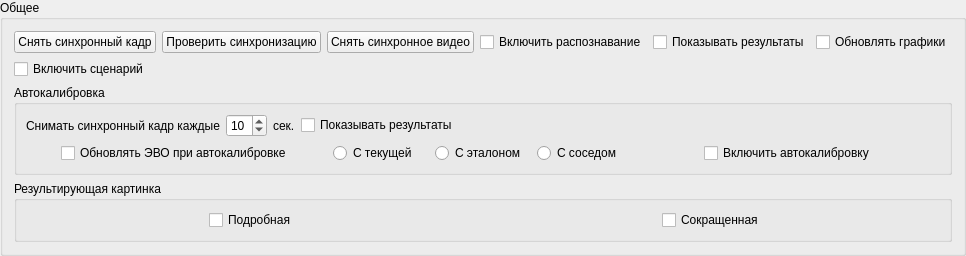
    <widget class="QGroupBox" name="groupBox_5">
     <property name="title">
      <string>Общее</string>
     </property>
     <layout class="QGridLayout" name="gridLayout_20">
      <item row="1" column="3" colspan="2">
       <widget class="QCheckBox" name="turnOnRecogAllCamerasCheckBox">
        <property name="text">
         <string>Включить распознавание</string>
        </property>
       </widget>
      </item>
      <item row="1" column="1">
       <widget class="QPushButton" name="checkSyncPushButton">
        <property name="text">
         <string>Проверить синхронизацию</string>
        </property>
       </widget>
      </item>
      <item row="3" column="0" colspan="7">
       <widget class="QGroupBox" name="groupBox_6">
        <property name="title">
         <string>Автокалибровка</string>
        </property>
        <layout class="QGridLayout" name="gridLayout">
         <item row="1" column="0" colspan="3">
          <layout class="QHBoxLayout" name="horizontalLayout_16">
           <item alignment="Qt::AlignHCenter">
            <widget class="QCheckBox" name="updateEVOAutoCalibrateCheckBox">
             <property name="text">
              <string>Обновлять ЭВО при автокалибровке</string>
             </property>
            </widget>
           </item>
           <item>
            <layout class="QHBoxLayout" name="horizontalLayout_17">
             <item>
              <widget class="QRadioButton" name="compareCurrentRadioButton">
               <property name="text">
                <string>С текущей</string>
               </property>
              </widget>
             </item>
             <item>
              <widget class="QRadioButton" name="compareReferenceRadioButton">
               <property name="text">
                <string>С эталоном</string>
               </property>
              </widget>
             </item>
             <item>
              <widget class="QRadioButton" name="compareNeibRadioButton">
               <property name="text">
                <string>С соседом</string>
               </property>
              </widget>
             </item>
            </layout>
           </item>
           <item alignment="Qt::AlignHCenter|Qt::AlignVCenter">
            <widget class="QCheckBox" name="turnOnSyncFrameEveryCheckBox">
             <property name="sizePolicy">
              <sizepolicy hsizetype="Fixed" vsizetype="Fixed">
               <horstretch>0</horstretch>
               <verstretch>0</verstretch>
              </sizepolicy>
             </property>
             <property name="text">
              <string>Включить автокалибровку</string>
             </property>
            </widget>
           </item>
          </layout>
         </item>
         <item row="0" column="0">
          <layout class="QHBoxLayout" name="horizontalLayout_15">
           <item>
            <widget class="QLabel" name="label_51">
             <property name="sizePolicy">
              <sizepolicy hsizetype="Fixed" vsizetype="Preferred">
               <horstretch>0</horstretch>
               <verstretch>0</verstretch>
              </sizepolicy>
             </property>
             <property name="text">
              <string>Снимать синхронный кадр каждые</string>
             </property>
            </widget>
           </item>
           <item>
            <widget class="QSpinBox" name="syncFrameEverySpinBox">
             <property name="sizePolicy">
              <sizepolicy hsizetype="Fixed" vsizetype="Fixed">
               <horstretch>0</horstretch>
               <verstretch>0</verstretch>
              </sizepolicy>
             </property>
             <property name="value">
              <number>10</number>
             </property>
            </widget>
           </item>
           <item>
            <widget class="QLabel" name="label_59">
             <property name="sizePolicy">
              <sizepolicy hsizetype="Fixed" vsizetype="Preferred">
               <horstretch>0</horstretch>
               <verstretch>0</verstretch>
              </sizepolicy>
             </property>
             <property name="text">
              <string>сек.</string>
             </property>
            </widget>
           </item>
          </layout>
         </item>
         <item row="0" column="2">
          <spacer name="horizontalSpacer">
           <property name="orientation">
            <enum>Qt::Horizontal</enum>
           </property>
           <property name="sizeHint" stdset="0">
            <size>
             <width>40</width>
             <height>20</height>
            </size>
           </property>
          </spacer>
         </item>
         <item row="0" column="1">
          <widget class="QCheckBox" name="showAutoCalibrateCheckBox">
           <property name="text">
            <string>Показывать результаты</string>
           </property>
          </widget>
         </item>
        </layout>
       </widget>
      </item>
      <item row="1" column="5">
       <widget class="QCheckBox" name="showResultsCheckBox">
        <property name="text">
         <string>Показывать результаты</string>
        </property>
       </widget>
      </item>
      <item row="1" column="2">
       <widget class="QPushButton" name="checkSynchroPushButton">
        <property name="text">
         <string>Снять синхронное видео</string>
        </property>
       </widget>
      </item>
      <item row="4" column="0" colspan="7">
       <widget class="QGroupBox" name="groupBox_4">
        <property name="title">
         <string>Результирующая картинка</string>
        </property>
        <layout class="QGridLayout" name="gridLayout_19">
         <item row="0" column="1" alignment="Qt::AlignHCenter">
          <widget class="QCheckBox" name="shortPictureCheckBox">
           <property name="text">
            <string>Сокращенная</string>
           </property>
          </widget>
         </item>
         <item row="0" column="0" alignment="Qt::AlignHCenter">
          <widget class="QCheckBox" name="fullPictureCheckBox">
           <property name="text">
            <string>Подробная</string>
           </property>
          </widget>
         </item>
        </layout>
       </widget>
      </item>
      <item row="1" column="6">
       <widget class="QCheckBox" name="updateGraphsCheckBox">
        <property name="text">
         <string>Обновлять графики</string>
        </property>
       </widget>
      </item>
      <item row="1" column="0">
       <widget class="QPushButton" name="syncFramePushButton">
        <property name="text">
         <string>Снять синхронный кадр</string>
        </property>
       </widget>
      </item>
      <item row="2" column="0">
       <widget class="QCheckBox" name="turnOnScenarioCheckBox">
        <property name="text">
         <string>Включить сценарий</string>
        </property>
       </widget>
      </item>
     </layout>
    </widget>
